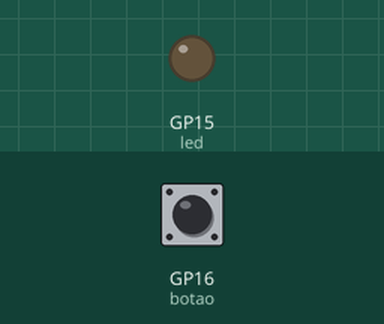
Simulated run of this program. Board: Raspberry Pi Pico running MicroPython. Parts: output pins drawn as LEDs (lit = HIGH). The inputs (shaded band) are chosen by the test bench; at power-on: GP16 (botao) LOW.

Above: at 1.2 s.
1.3 s: GP16 (botao) pulled HIGH for 0.15 s
At 1.38 s:
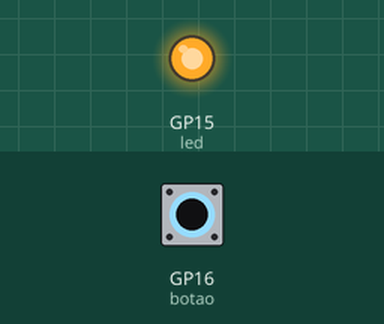
2.9 s: GP16 (botao) pulled HIGH for 3.2 s
At 7.3 s:
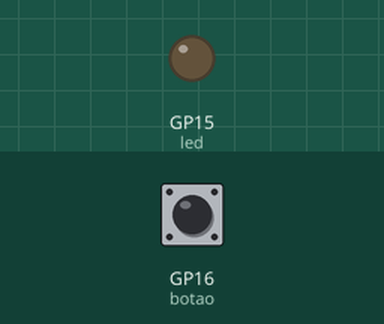
Timing chart, 0 to 8.8 s (numbered marks = the images above; inputs shaded):
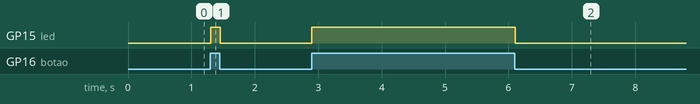

The program:

interruptor.py
```python
from machine import Pin, ADC, PWM
from utime import sleep


botao = Pin(16, Pin.IN, Pin.PULL_DOWN)
led = Pin(15, Pin.OUT)

while True:

    if botao.value() == 1:
        led.value(1)
    else:
        led.value(0)

    sleep(0.01)
```

Measured:
- after the input at 1.3 s, GP15 (led): LOW → HIGH at once, → LOW 0.15 s later
- after the input at 2.9 s, GP15 (led): LOW → HIGH at once, → LOW 3.2 s later
